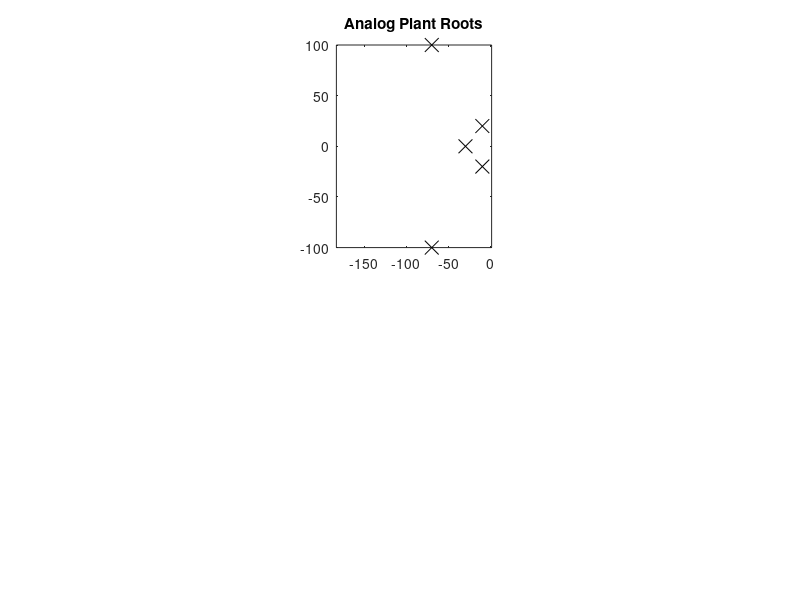

The MATLAB script that drew this image: (Note: this script raises an error after producing the figure.)
T1=1; T2=T1/10; T3=T2/10;
T1str = num2str(T1); T2str = num2str(T2); T3str = num2str(T3);

G = zpk([],10*[-1+2j,-1-2j,-3,-7+10j,-7-10j],1);
Gzas1 = c2d(G,T1,'zoh');
Gzas2 = c2d(G,T2,'zoh');
Gzas3 = c2d(G,T3,'zoh');

plant_roots = eig(G);
roots1 = eig(Gzas1);
roots2 = eig(Gzas2);
roots3 = eig(Gzas3);

Om = linspace(0,2*pi,1001);
unit_circle = exp(1j*Om);

subplot(2,3,2);
plot(real(plant_roots),imag(plant_roots),'kx','MarkerSize',10); title('Analog Plant Roots');
xlim([-1.5*max(abs(plant_roots)), 1]); xline(0); yline(0);
subplot(2,3,4); plot(real(roots1),imag(roots1),'kx','MarkerSize',10); title(['Gzas T = ',T1str,'s']);
hold on; plot(real(unit_circle),imag(unit_circle),'LineWidth',2);
subplot(2,3,5); plot(real(roots2),imag(roots2),'kx','MarkerSize',10); title(['Gzas T = ',T2str,'s']);
hold on; plot(real(unit_circle),imag(unit_circle),'LineWidth',2);
subplot(2,3,6); plot(real(roots3),imag(roots3),'kx','MarkerSize',10); title(['Gzas T = ',T3str,'s']);
hold on; plot(real(unit_circle),imag(unit_circle),'LineWidth',2);

